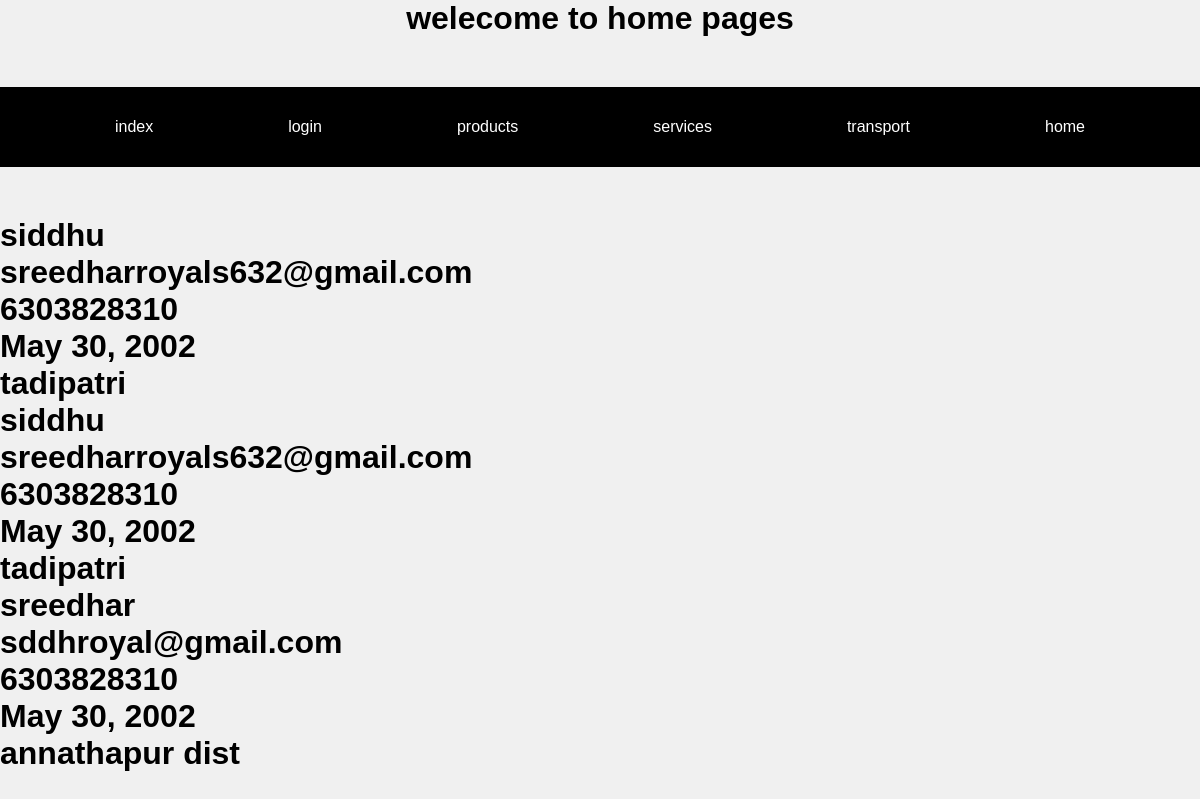
The page / on the database its author committed.
### admissions/models.py (models this page shows, shortened)
class Admission(models.Model):
    name = models.CharField()
    email = models.EmailField()
    phone = models.CharField()
    date_of_birth = models.DateField()
    address = models.TextField()
    class Meta:
        verbose_name = "Admission"
        verbose_name_plural = "Admissions"

### admissions/views.py (the view)
# urls.py: 2. Add a URL to urlpatterns:  path('', views.home, name='home')
def home(request):
    data =Admission.objects.all()
    res = render(request,"home.html",{'data':data})
    return res

### templates/home.html (shortened to what this page needs)
<html>
    <head>
    </head>
    <body>
        <center><h1>welecome to home pages </h1></center>
        <div class ="main">
        <a href ="{% url 'index'%}">index</a>
        <a href ="{% url 'login'%}">login</a>
        <a href ="{% url 'products'%}">products</a>
        <a href ="{% url 'services'%}">services</a>
        <a href ="{% url 'transport'%}">transport</a>
        <a href ="{% url 'home'%}">home</a>
    </div>
    <div>
        {% block content %}
    <div>
        {% for data in data%}
        <div><h1>{{data.name}}</h1></div>
        <div><h1>{{data.email}}</h1></div>
        <div><h1>{{data.phone}}</h1></div>
        <div><h1>{{data.date_of_birth}}</h1></div>
        <div><h1>{{data.address}}</h1></div>
        {% endfor%}
    </div>
       {% endblock content %}
    </div>
    </body>
</html>

### templates/home.html (style rules this page uses)
* { margin:0px; box-sizing:border-content; top:10px; }
body { background-color: #f0f0f0; font-family: Arial, sans-serif; }
.main { display:flex; flex-direction:row; width:100%; height:10%; justify-content: space-evenly; gap:20px; align-items:center; color:antiquewhite; background-color: black; margin:50px; left:0px; padding-left:0px; margin-left:0px; }
a { color:white; text-decoration: none; }

### rows shown on the page
Admission: name "siddhu", email "sreedharroyals632@gmail.com", phone "6303828310", date_of_birth "May 30, 2002", address "tadipatri"
Admission: name "siddhu", email "sreedharroyals632@gmail.com", phone "6303828310", date_of_birth "May 30, 2002", address "tadipatri"
Admission: name "sreedhar", email "sddhroyal@gmail.com", phone "6303828310", date_of_birth "May 30, 2002", address "annathapur dist"
